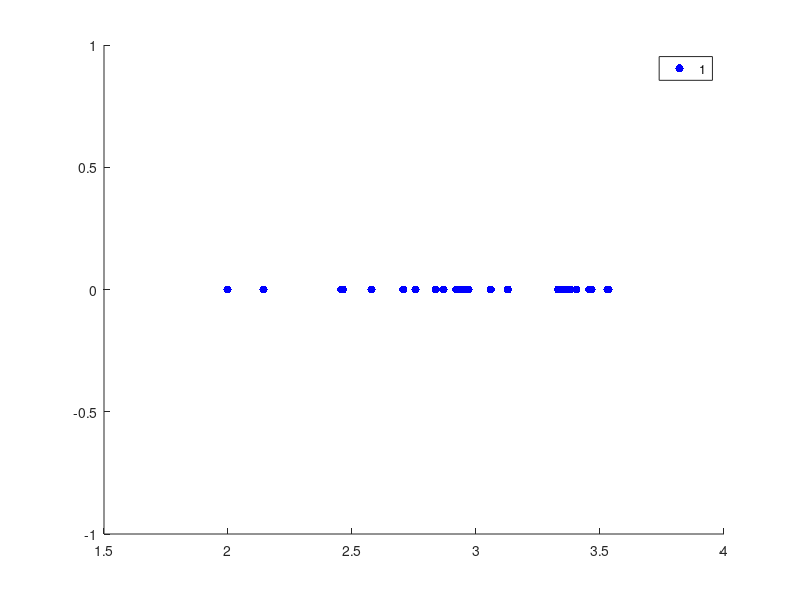
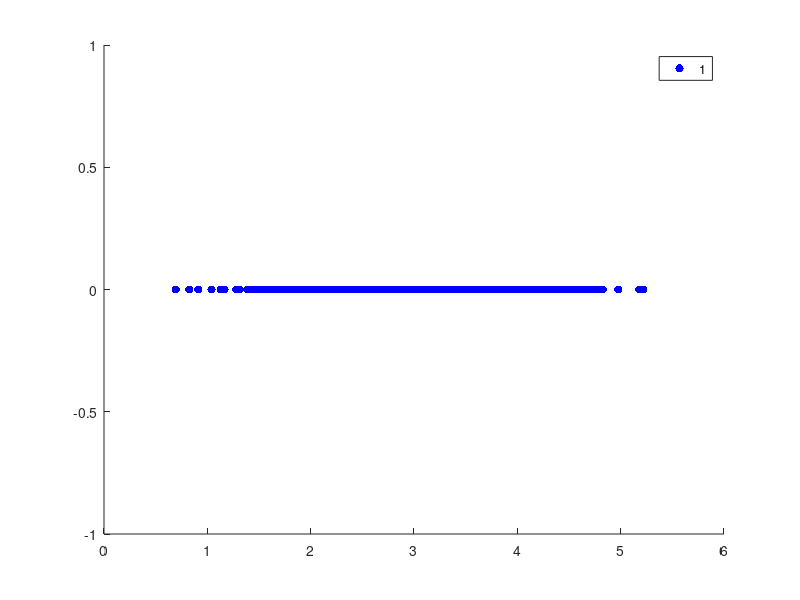

Write the MATLAB code that produced these figures, in order.
%% Question 2 %% Bayesian Parameter Estimation
rng('default') % For reproducibility

sigma = 0.7;
% i)
mu1     = 3;
N_25    = 25;
x_i     = normrnd(mu1,sigma,[N_25,1]);


% define values for y-axis
y       = zeros(length(x_i),1);
group   = ones(length(x_i), 1);  % All samples in one group
% Plot
figure;
gscatter(x_i, y, group, 'br', '.',18);

% Maximum Likelihood Estimation
mean_estimator_i = sum(x_i)/N_25;

%ii)
mu_mu       = 2.8; % mean parameter of random variable mean
sigma_mu    = .8; % variance parameter of random variable mean

w1_ii       = (N_25*sigma_mu^2)/(N_25*sigma_mu^2 + sigma^2);
w2_ii       = (sigma^2)/(N_25*sigma_mu^2 + sigma^2);

mu_map_ii   = w1_ii * mean_estimator_i + w2_ii * mu_mu;
    
% iii)

N_1000  = 1000;
x_iii   = normrnd(mu1,sigma,[N_1000,1]);

% define values for y-axis
y       = zeros(length(x_iii),1);
group   = ones(length(x_iii), 1);  % All samples in one group
% Plot
figure;
gscatter(x_iii, y, group, 'br', '.',18);

% Maximum Likelihood Estimation
mean_estimator_iii = sum(x_iii)/N_1000;

% MAP Estimation
w1_iii          = (N_1000*sigma_mu^2)/(N_1000*sigma_mu^2 + sigma^2);
w2_iii          = (sigma^2)/(N_1000*sigma_mu^2 + sigma^2);

mu_map_iii      = w1_iii*mean_estimator_iii + w2_iii * mu_mu; % Prior infoya daha yakın yorum yazarken aklında bulundurursun kıps :D

